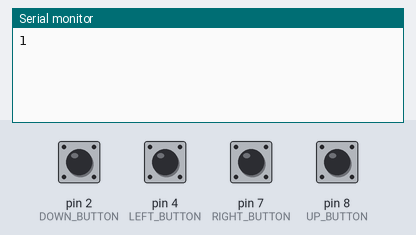
Simulated run of this sketch. Board: Arduino Uno, built with avr-gcc and run on an emulated ATmega328P. Shown: the last lines printed to the serial monitor. The inputs (shaded band) are chosen by the test bench; at power-on: pin 2 (DOWN_BUTTON), pin 4 (LEFT_BUTTON), pin 7 (RIGHT_BUTTON), pin 8 (UP_BUTTON) HIGH. No radio packets arrive unless stated.

Above: at 1.2 s.
1.3 s: pin 2 (DOWN_BUTTON) pulled LOW for 0.15 s
At 2.0 s:
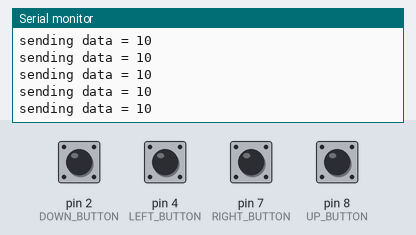
2.9 s: pin 4 (LEFT_BUTTON) pulled LOW for 0.15 s
At 3.5 s:
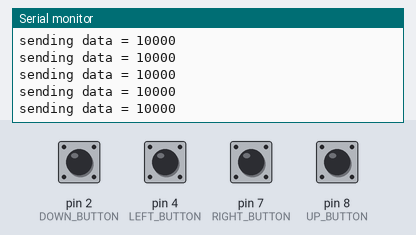
4.5 s: pin 7 (RIGHT_BUTTON) pulled LOW for 0.15 s
At 5.8 s:
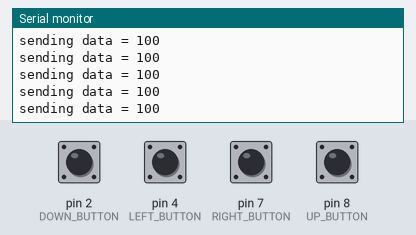
6.1 s: pin 8 (UP_BUTTON) pulled LOW for 0.15 s
At 6.8 s:
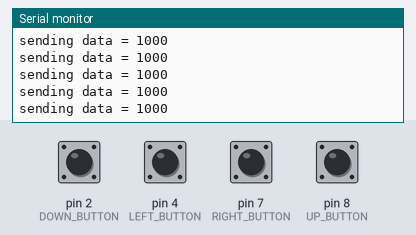
7.7 s: pin 2 (DOWN_BUTTON) driven LOW and pin 7 (RIGHT_BUTTON) driven LOW
At 8.4 s:
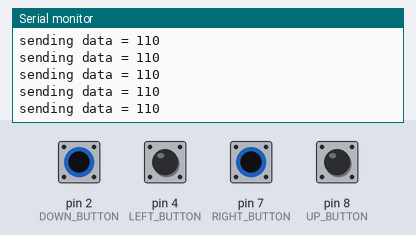
10.7 s: pin 7 (RIGHT_BUTTON) driven HIGH
At 11.8 s:
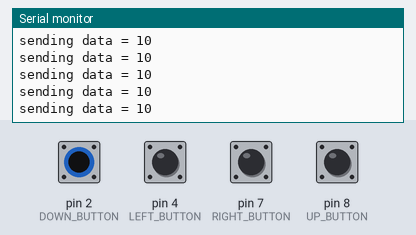
Timing chart, 0 to 13.7 s (numbered marks = the images above; inputs shaded):
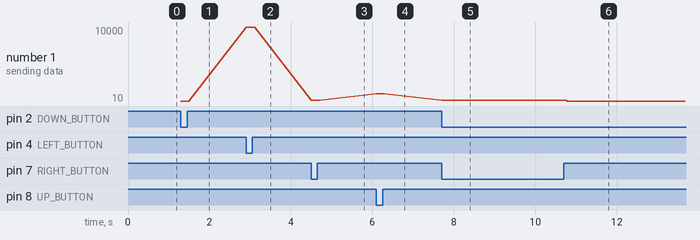

Measured:
- after the input at 1.3 s, the serial monitor: prints a new line at once (image 1)
- after the input at 2.9 s, the serial monitor: prints a new line at once (image 2)
- after the input at 4.5 s, the serial monitor: prints a new line at once (image 3)
- after the input at 6.1 s, the serial monitor: prints a new line at once (image 4)
- after the input at 7.7 s, the serial monitor: prints a new line at once (image 5)
- after the input at 10.7 s, the serial monitor: prints a new line after 0.08 s (image 6)
- plotted number 1: 10 → 10000 after the input at 2.9 s, 10000 → 100 after the input at 4.5 s, 100 → 1000 after the input at 6.1 s, 1000 → 110 after the input at 7.7 s, 110 → 10 after the input at 10.7 s

The sketch:

final_transmit.ino
```cpp
const int CEPIN = 9;
const int CSNPIN = 10;

// In summary,
// nRF 24L01 pin    Arduino pin   name
//          1                     GND
//          2                     3.3V
//          3             9       CE
//          4             10      CSN
//          5             13      SCLK
//          6             11      MOSI/COPI
//          7             12      MISO/CIPO

#include <SPI.h>
#include <nRF24L01.h>
#include <RF24.h>
RF24 radio(CEPIN, CSNPIN);                // CE, CSN

// Byte of array representing the address.
// This is the address where we will send the data.
// This should be same on the receiving side.
const byte address[6] = "00001";

// Pins for the directional buttons
const int LEFT_BUTTON = 4;
const int RIGHT_BUTTON = 7;
const int UP_BUTTON = 8;
const int DOWN_BUTTON = 2;
const int POT1PIN = A1;
const int POT2PIN = A0;

void setup() {
  Serial.begin(9600);

  pinMode(LEFT_BUTTON, INPUT_PULLUP);
  pinMode(RIGHT_BUTTON, INPUT_PULLUP);
  pinMode(UP_BUTTON, INPUT_PULLUP);
  pinMode(DOWN_BUTTON, INPUT_PULLUP);

  boolean retval = radio.begin();   //Starting the Wireless communication
  Serial.println(retval);
  radio.openWritingPipe(address);  //destination addres
  radio.setPALevel(RF24_PA_MIN);   // min or max
  radio.stopListening();           //This sets the module as transmitter
}

void loop() {

  int left = !digitalRead(LEFT_BUTTON);
  int right = !digitalRead(RIGHT_BUTTON);
  int down = !digitalRead(DOWN_BUTTON);
  int up = !digitalRead(UP_BUTTON);

  int data =
    (left << 4) |
    (up << 3) |
    (right << 2) |
    (down << 1) ;

  if (data) {
    Serial.print( "sending data = " );

    Serial.println(data, BIN);
    radio.write(&data, sizeof(data)) ;
  }
}
```
